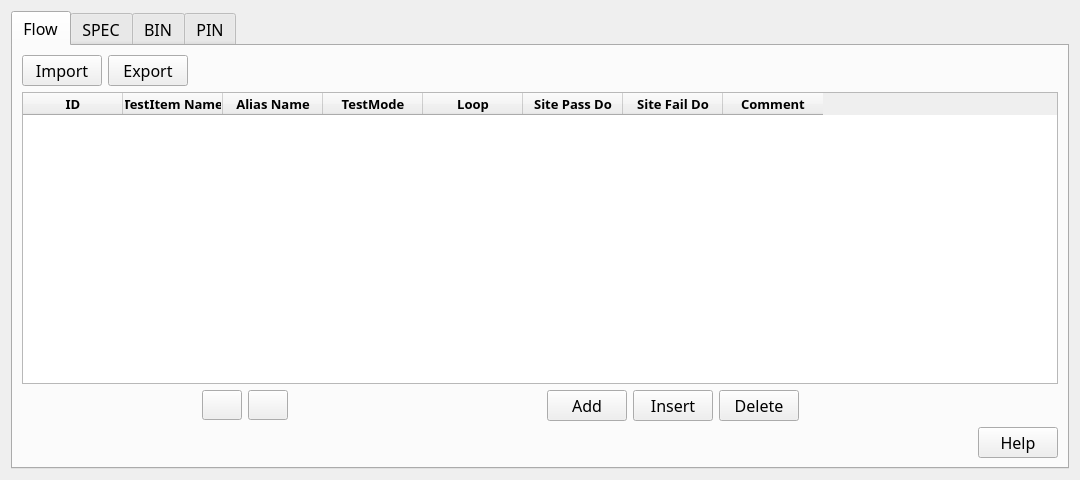
<?xml version="1.0" encoding="UTF-8"?>
<ui version="4.0">
 <class>ConfigDialog</class>
 <widget class="QWidget" name="ConfigDialog">
  <property name="geometry">
   <rect>
    <x>0</x>
    <y>0</y>
    <width>1080</width>
    <height>480</height>
   </rect>
  </property>
  <property name="sizePolicy">
   <sizepolicy hsizetype="Expanding" vsizetype="Expanding">
    <horstretch>0</horstretch>
    <verstretch>0</verstretch>
   </sizepolicy>
  </property>
  <property name="minimumSize">
   <size>
    <width>1080</width>
    <height>480</height>
   </size>
  </property>
  <property name="maximumSize">
   <size>
    <width>1400</width>
    <height>480</height>
   </size>
  </property>
  <property name="windowTitle">
   <string>Configuration</string>
  </property>
  <layout class="QGridLayout" name="gridLayout_3">
   <item row="0" column="0">
    <widget class="QTabWidget" name="tabConfig">
     <property name="font">
      <font>
       <family>微软雅黑</family>
       <pointsize>12</pointsize>
      </font>
     </property>
     <property name="currentIndex">
      <number>0</number>
     </property>
     <widget class="QWidget" name="tabFlow">
      <attribute name="title">
       <string>Flow</string>
      </attribute>
      <layout class="QGridLayout" name="gridLayout_10">
       <item row="0" column="0">
        <layout class="QGridLayout" name="gridLayout_4">
         <item row="0" column="0">
          <widget class="QPushButton" name="btnInport">
           <property name="maximumSize">
            <size>
             <width>80</width>
             <height>40</height>
            </size>
           </property>
           <property name="text">
            <string>Import</string>
           </property>
          </widget>
         </item>
         <item row="0" column="1">
          <widget class="QPushButton" name="btnExportFlow">
           <property name="maximumSize">
            <size>
             <width>80</width>
             <height>40</height>
            </size>
           </property>
           <property name="text">
            <string>Export</string>
           </property>
          </widget>
         </item>
        </layout>
       </item>
       <item row="0" column="1">
        <spacer name="horizontalSpacer_2">
         <property name="orientation">
          <enum>Qt::Horizontal</enum>
         </property>
         <property name="sizeHint" stdset="0">
          <size>
           <width>40</width>
           <height>20</height>
          </size>
         </property>
        </spacer>
       </item>
       <item row="1" column="0" colspan="5">
        <widget class="QTableWidget" name="tableFlow">
         <property name="minimumSize">
          <size>
           <width>840</width>
           <height>260</height>
          </size>
         </property>
         <property name="font">
          <font>
           <family>微软雅黑</family>
           <pointsize>10</pointsize>
           <weight>75</weight>
           <bold>true</bold>
          </font>
         </property>
         <property name="styleSheet">
          <string notr="true"/>
         </property>
         <property name="rowCount">
          <number>0</number>
         </property>
         <property name="columnCount">
          <number>8</number>
         </property>
         <column>
          <property name="text">
           <string>ID</string>
          </property>
         </column>
         <column>
          <property name="text">
           <string>TestItem Name</string>
          </property>
         </column>
         <column>
          <property name="text">
           <string>Alias Name</string>
          </property>
         </column>
         <column>
          <property name="text">
           <string>TestMode</string>
          </property>
         </column>
         <column>
          <property name="text">
           <string>Loop</string>
          </property>
         </column>
         <column>
          <property name="text">
           <string>Site Pass Do</string>
          </property>
         </column>
         <column>
          <property name="text">
           <string>Site Fail Do</string>
          </property>
         </column>
         <column>
          <property name="text">
           <string>Comment</string>
          </property>
         </column>
        </widget>
       </item>
       <item row="2" column="2">
        <layout class="QGridLayout" name="gridLayout">
         <item row="0" column="0">
          <widget class="QPushButton" name="btnMoveUpFlow">
           <property name="sizePolicy">
            <sizepolicy hsizetype="Fixed" vsizetype="Fixed">
             <horstretch>0</horstretch>
             <verstretch>0</verstretch>
            </sizepolicy>
           </property>
           <property name="minimumSize">
            <size>
             <width>0</width>
             <height>30</height>
            </size>
           </property>
           <property name="maximumSize">
            <size>
             <width>40</width>
             <height>30</height>
            </size>
           </property>
           <property name="styleSheet">
            <string notr="true">border-image: url(:/acroViewTester/qrc/pics/upTwo.png);</string>
           </property>
           <property name="text">
            <string/>
           </property>
          </widget>
         </item>
         <item row="0" column="1">
          <widget class="QPushButton" name="btnMoveDownFlow">
           <property name="sizePolicy">
            <sizepolicy hsizetype="Fixed" vsizetype="Fixed">
             <horstretch>0</horstretch>
             <verstretch>0</verstretch>
            </sizepolicy>
           </property>
           <property name="minimumSize">
            <size>
             <width>0</width>
             <height>30</height>
            </size>
           </property>
           <property name="maximumSize">
            <size>
             <width>40</width>
             <height>30</height>
            </size>
           </property>
           <property name="styleSheet">
            <string notr="true">border-image: url(:/acroViewTester/qrc/pics/downTwo.png);</string>
           </property>
           <property name="text">
            <string/>
           </property>
          </widget>
         </item>
        </layout>
       </item>
       <item row="2" column="3">
        <layout class="QGridLayout" name="gridLayoutActions">
         <item row="0" column="1">
          <widget class="QPushButton" name="btnAddFlow">
           <property name="minimumSize">
            <size>
             <width>0</width>
             <height>30</height>
            </size>
           </property>
           <property name="maximumSize">
            <size>
             <width>80</width>
             <height>40</height>
            </size>
           </property>
           <property name="text">
            <string>Add</string>
           </property>
          </widget>
         </item>
         <item row="0" column="2">
          <widget class="QPushButton" name="btnInsertFlow">
           <property name="minimumSize">
            <size>
             <width>0</width>
             <height>30</height>
            </size>
           </property>
           <property name="maximumSize">
            <size>
             <width>80</width>
             <height>40</height>
            </size>
           </property>
           <property name="text">
            <string>Insert</string>
           </property>
          </widget>
         </item>
         <item row="0" column="3">
          <widget class="QPushButton" name="btnDeleteFlow">
           <property name="minimumSize">
            <size>
             <width>0</width>
             <height>30</height>
            </size>
           </property>
           <property name="maximumSize">
            <size>
             <width>80</width>
             <height>40</height>
            </size>
           </property>
           <property name="text">
            <string>Delete</string>
           </property>
          </widget>
         </item>
         <item row="0" column="0">
          <spacer name="horizontalSpacer_4">
           <property name="orientation">
            <enum>Qt::Horizontal</enum>
           </property>
           <property name="sizeHint" stdset="0">
            <size>
             <width>291</width>
             <height>20</height>
            </size>
           </property>
          </spacer>
         </item>
        </layout>
       </item>
       <item row="2" column="4">
        <spacer name="horizontalSpacer_3">
         <property name="orientation">
          <enum>Qt::Horizontal</enum>
         </property>
         <property name="sizeHint" stdset="0">
          <size>
           <width>291</width>
           <height>20</height>
          </size>
         </property>
        </spacer>
       </item>
       <item row="3" column="0" colspan="5">
        <layout class="QHBoxLayout" name="horizontalLayout">
         <item>
          <spacer name="horizontalSpacer">
           <property name="orientation">
            <enum>Qt::Horizontal</enum>
           </property>
           <property name="sizeHint" stdset="0">
            <size>
             <width>748</width>
             <height>20</height>
            </size>
           </property>
          </spacer>
         </item>
         <item>
          <widget class="QPushButton" name="btnHelpFlow">
           <property name="minimumSize">
            <size>
             <width>80</width>
             <height>30</height>
            </size>
           </property>
           <property name="maximumSize">
            <size>
             <width>80</width>
             <height>40</height>
            </size>
           </property>
           <property name="text">
            <string>Help</string>
           </property>
          </widget>
         </item>
        </layout>
       </item>
      </layout>
     </widget>
     <widget class="QWidget" name="tabSPEC">
      <attribute name="title">
       <string>SPEC</string>
      </attribute>
      <layout class="QGridLayout" name="gridLayout_2">
       <item row="0" column="0">
        <layout class="QGridLayout" name="gridLayout_5">
         <item row="0" column="0">
          <widget class="QPushButton" name="btnInportSpec">
           <property name="maximumSize">
            <size>
             <width>80</width>
             <height>40</height>
            </size>
           </property>
           <property name="text">
            <string>Import</string>
           </property>
          </widget>
         </item>
         <item row="0" column="1">
          <widget class="QPushButton" name="btnExportSpec">
           <property name="maximumSize">
            <size>
             <width>80</width>
             <height>40</height>
            </size>
           </property>
           <property name="text">
            <string>Export</string>
           </property>
          </widget>
         </item>
        </layout>
       </item>
       <item row="0" column="1">
        <spacer name="horizontalSpacer_5">
         <property name="orientation">
          <enum>Qt::Horizontal</enum>
         </property>
         <property name="sizeHint" stdset="0">
          <size>
           <width>871</width>
           <height>20</height>
          </size>
         </property>
        </spacer>
       </item>
       <item row="1" column="0" colspan="2">
        <widget class="QTableWidget" name="tableSpec">
         <property name="minimumSize">
          <size>
           <width>840</width>
           <height>260</height>
          </size>
         </property>
         <property name="font">
          <font>
           <family>微软雅黑</family>
           <pointsize>10</pointsize>
          </font>
         </property>
         <property name="styleSheet">
          <string notr="true">QTabWidget::tab-bar {
    alignment: center;
}

QTabBar::tab {
    background: white;
    border: 1px solid #C4C4C3;
    padding: 5px;
    margin-right: 2px;
}

QTabBar::tab:selected {
    background: blue;
    color: white;
}

QTabWidget::pane {
    border: 1px solid #C4C4C3;
    background: white;
}</string>
         </property>
         <property name="rowCount">
          <number>0</number>
         </property>
         <property name="columnCount">
          <number>17</number>
         </property>
         <column>
          <property name="text">
           <string>ID</string>
          </property>
         </column>
         <column>
          <property name="text">
           <string>TestItemName</string>
          </property>
         </column>
         <column>
          <property name="text">
           <string>Alias Name</string>
          </property>
         </column>
         <column>
          <property name="text">
           <string>Params1</string>
          </property>
         </column>
         <column>
          <property name="text">
           <string>Value</string>
          </property>
         </column>
         <column>
          <property name="text">
           <string>Limit&lt;</string>
          </property>
         </column>
         <column>
          <property name="text">
           <string>Limit&gt;</string>
          </property>
         </column>
         <column>
          <property name="text">
           <string>Params2</string>
          </property>
         </column>
         <column>
          <property name="text">
           <string>Value</string>
          </property>
         </column>
         <column>
          <property name="text">
           <string>Limit&lt;</string>
          </property>
         </column>
         <column>
          <property name="text">
           <string>Limit&gt;</string>
          </property>
         </column>
         <column>
          <property name="text">
           <string>Params3</string>
          </property>
         </column>
         <column>
          <property name="text">
           <string>Value</string>
          </property>
         </column>
         <column>
          <property name="text">
           <string>Limit&lt;</string>
          </property>
         </column>
         <column>
          <property name="text">
           <string>Limit &gt;</string>
          </property>
         </column>
         <column>
          <property name="text">
           <string>Bin Name</string>
          </property>
         </column>
         <column>
          <property name="text">
           <string>Comment</string>
          </property>
         </column>
        </widget>
       </item>
      </layout>
     </widget>
     <widget class="QWidget" name="tabBIN">
      <attribute name="title">
       <string>BIN</string>
      </attribute>
      <layout class="QGridLayout" name="gridLayout_8">
       <item row="0" column="0">
        <layout class="QGridLayout" name="gridLayout_6">
         <item row="0" column="0">
          <widget class="QPushButton" name="btnInportBin">
           <property name="maximumSize">
            <size>
             <width>80</width>
             <height>40</height>
            </size>
           </property>
           <property name="text">
            <string>Import</string>
           </property>
          </widget>
         </item>
         <item row="0" column="1">
          <widget class="QPushButton" name="btnExportBin">
           <property name="maximumSize">
            <size>
             <width>80</width>
             <height>40</height>
            </size>
           </property>
           <property name="text">
            <string>Export</string>
           </property>
          </widget>
         </item>
        </layout>
       </item>
       <item row="0" column="1">
        <spacer name="horizontalSpacer_6">
         <property name="orientation">
          <enum>Qt::Horizontal</enum>
         </property>
         <property name="sizeHint" stdset="0">
          <size>
           <width>871</width>
           <height>20</height>
          </size>
         </property>
        </spacer>
       </item>
       <item row="1" column="0" colspan="2">
        <widget class="QTableWidget" name="tableBinConfig">
         <property name="rowCount">
          <number>0</number>
         </property>
         <property name="columnCount">
          <number>6</number>
         </property>
         <column>
          <property name="text">
           <string>Name</string>
          </property>
         </column>
         <column>
          <property name="text">
           <string>SW_BIN</string>
          </property>
         </column>
         <column>
          <property name="text">
           <string>HW_BIN</string>
          </property>
         </column>
         <column>
          <property name="text">
           <string>IsPassBin</string>
          </property>
         </column>
         <column>
          <property name="text">
           <string>Disable</string>
          </property>
         </column>
         <column>
          <property name="text">
           <string>Comment</string>
          </property>
         </column>
        </widget>
       </item>
      </layout>
     </widget>
     <widget class="QWidget" name="tabPIN">
      <attribute name="title">
       <string>PIN</string>
      </attribute>
      <layout class="QGridLayout" name="gridLayout_9">
       <item row="0" column="0">
        <layout class="QGridLayout" name="gridLayout_7">
         <item row="0" column="0">
          <widget class="QPushButton" name="btnInportPin">
           <property name="maximumSize">
            <size>
             <width>80</width>
             <height>40</height>
            </size>
           </property>
           <property name="text">
            <string>Import</string>
           </property>
          </widget>
         </item>
         <item row="0" column="1">
          <widget class="QPushButton" name="btnExportPin">
           <property name="maximumSize">
            <size>
             <width>80</width>
             <height>40</height>
            </size>
           </property>
           <property name="text">
            <string>Export</string>
           </property>
          </widget>
         </item>
        </layout>
       </item>
       <item row="0" column="1">
        <spacer name="horizontalSpacer_7">
         <property name="orientation">
          <enum>Qt::Horizontal</enum>
         </property>
         <property name="sizeHint" stdset="0">
          <size>
           <width>871</width>
           <height>20</height>
          </size>
         </property>
        </spacer>
       </item>
       <item row="1" column="0" colspan="2">
        <widget class="QTableWidget" name="tablePinConfig">
         <property name="rowCount">
          <number>0</number>
         </property>
         <property name="columnCount">
          <number>5</number>
         </property>
         <column>
          <property name="text">
           <string>Name</string>
          </property>
         </column>
         <column>
          <property name="text">
           <string>PinType</string>
          </property>
         </column>
         <column>
          <property name="text">
           <string>Sites</string>
          </property>
         </column>
         <column>
          <property name="text">
           <string>Disable</string>
          </property>
         </column>
         <column>
          <property name="text">
           <string>Comment</string>
          </property>
         </column>
        </widget>
       </item>
       <item row="2" column="0" colspan="2">
        <widget class="QTableWidget" name="tablePinGroupConfig">
         <property name="rowCount">
          <number>0</number>
         </property>
         <property name="columnCount">
          <number>3</number>
         </property>
         <column>
          <property name="text">
           <string>Name</string>
          </property>
         </column>
         <column>
          <property name="text">
           <string>Value</string>
          </property>
         </column>
         <column>
          <property name="text">
           <string>Comment</string>
          </property>
         </column>
        </widget>
       </item>
      </layout>
     </widget>
    </widget>
   </item>
  </layout>
 </widget>
 <resources>
  <include location="acroViewTester.qrc"/>
 </resources>
 <connections/>
</ui>
